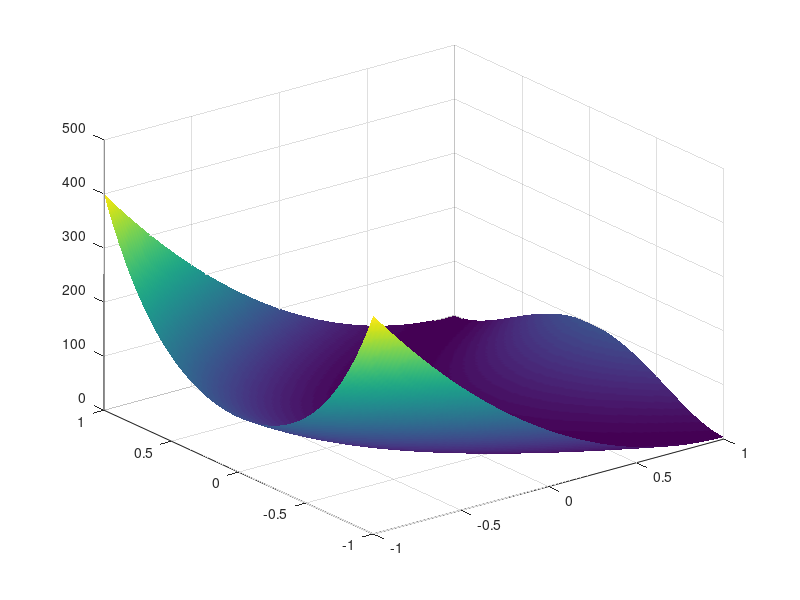

MATLAB code for this plot: (Note: this script raises an error after producing the figure.)
clear all, close all
f = @(x) (1-x(2)).^2 + 100*(x(1)-x(2).^2).^2;
%grad = @(x) [200*(x(1)-x(2).^2), 2*x(2)-2-400*(x(1)-x(2).^2).*x(2)];
grad = @(x) gradiente(f,x)';
%f = @(x) (x(1)-x(2)).^4+2*x(1).^2+x(2).^2-x(1)+2*x(2);
%grad = @(x) [4*(x(1)-x(2)).^3+4*x(1)-1 , -4*(x(1)-x(2)).^3+2*x(2)+2];
x = [-0.8,-1];
puntox = x(1);
puntoy = x(2);
n = 1;

X = -1:0.01:1;
[XX,YY] = meshgrid(X,X);
Z = (1-YY).^2 + 100*(XX-YY.^2).^2;
%Z = (XX-YY).^4 + 2*XX.^2+YY.^2-XX+2*YY;
surf(XX,YY,Z)
shading('INTERP')

hold on

while norm(grad(x)) > 0.001 && n < 10000
    d = -grad(x);
    phi = @(t) f(x + t*d);
    t = fminsearch(phi,0);
    x = x + t * d;
    %puntox = [puntox x(1)];
    %puntoy = [puntoy x(2)];
    plot3(x(1),x(2),f(x),'r.-','Markersize',10)
    n = n+1;
end

%plot3(puntox, puntoy,f(punto))


